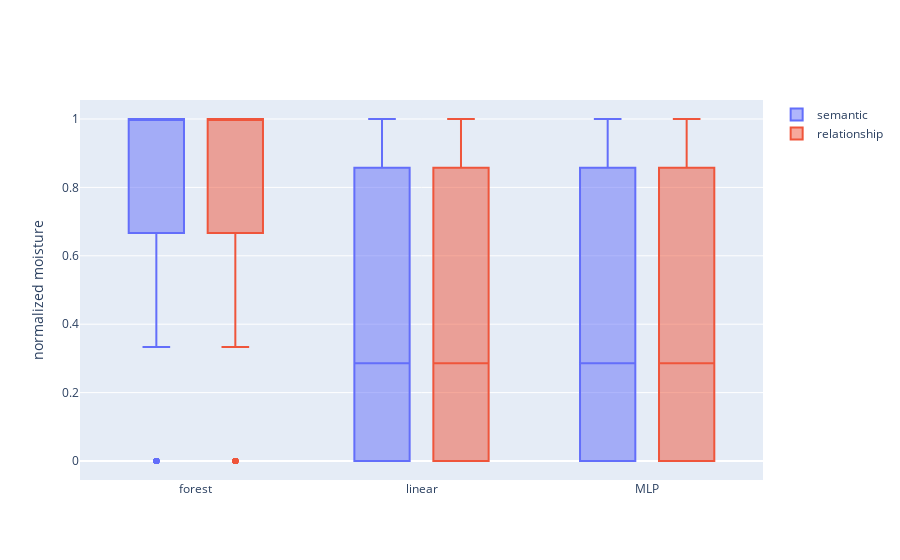

The code cell stored with this chart in its notebook:
### Code cell
import plotly.graph_objects as go
import numpy as np
np.random.seed(1)
df=data

fig = go.Figure()
fig.add_trace(go.Box(x=df["model"], y=df["semantic"], name='semantic') )
fig.add_trace(go.Box(x=df["model"], y=df["correct_relationships"],name='relationship'))

fig.update_layout(
    yaxis_title='normalized moisture',
    boxmode='group' # group together boxes of the different traces for each value of x
)

fig.show()

### Figure 1 — Plotly figure (JSON) as saved in the notebook; plotly's stock layout.template omitted (floating-point values rounded to 4 significant figures; data arrays with more than 128 entries replaced by an {"elided": "..."} marker saying what was removed)
{"data": [{"name": "semantic", "type": "box", "x": {"elided": "2454 str values"}, "y": {"elided": "2454 float values"}}, {"name": "relationship", "type": "box", "x": {"elided": "2454 str values"}, "y": {"elided": "2454 float values"}}], "layout": {"boxmode": "group", "yaxis": {"title": {"text": "normalized moisture"}}}}
